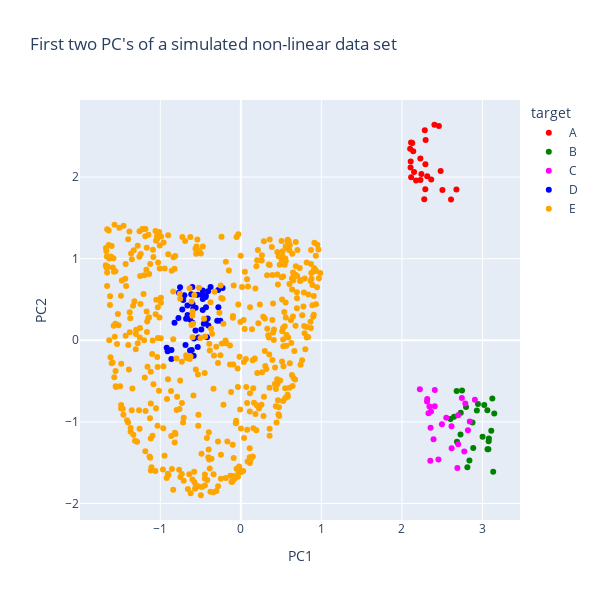

Write notebook code for a chart like this one.
### Markdown cell above
### 4. Create a 2D scatter plot of `PC1` against `PC2`

### Code cell
scatter(
    
    data_frame         = df_pc, 
    x                  = 'PC1', 
    y                  = 'PC2', 
    color              = 'target',
    color_discrete_map = dc_color,
    title              = "First two PC's of a simulated non-linear data set",
    width              = 600,
    height             = 600
)

### Figure 1 — Plotly figure (JSON) as saved in the notebook; plotly's stock layout.template omitted (floating-point values rounded to 4 significant figures; data arrays with more than 128 entries replaced by an {"elided": "..."} marker saying what was removed)
{"data": [{"hovertemplate": "target=A<br>PC1=%{x}<br>PC2=%{y}<extra></extra>", "legendgroup": "A", "marker": {"color": "red", "symbol": "circle"}, "mode": "markers", "name": "A", "orientation": "v", "showlegend": true, "type": "scatter", "x": [2.314, 2.459, 2.176, 2.108, 2.229, 2.364, 2.295, 2.503, 2.291, 2.277, 2.481, 2.113, 2.151, 2.14, 2.23, 2.677, 2.61, 2.241, 2.284, 2.102, 2.292, 2.403, 2.128, 2.114, 2.109], "xaxis": "x", "y": [2.011, 2.625, 1.958, 2.119, 2.229, 1.969, 2.455, 1.842, 1.849, 1.728, 2.075, 2.425, 2.063, 2.317, 1.963, 1.848, 1.725, 2.038, 2.572, 2.346, 2.157, 2.641, 2.417, 1.998, 2.19], "yaxis": "y"}, {"hovertemplate": "target=B<br>PC1=%{x}<br>PC2=%{y}<extra></extra>", "legendgroup": "B", "marker": {"color": "green", "symbol": "circle"}, "mode": "markers", "name": "B", "orientation": "v", "showlegend": true, "type": "scatter", "x": [2.746, 3.123, 2.886, 2.603, 2.93, 3.146, 2.648, 3.109, 3.063, 2.728, 3.077, 2.838, 2.812, 3.133, 3.08, 2.679, 3.073, 2.876, 2.944, 2.684, 2.73, 3.022, 3.061, 2.796, 3.001], "xaxis": "x", "y": [-0.6172, -0.7153, -1.322, -0.9653, -0.8606, -0.8977, -0.9374, -1.108, -1.336, -1.157, -1.239, -1.474, -1.555, -1.612, -1.203, -0.6228, -1.336, -1.007, -0.7815, -1.243, -0.8877, -0.7947, -0.8579, -0.8176, -1.183], "yaxis": "y"}, {"hovertemplate": "target=C<br>PC1=%{x}<br>PC2=%{y}<extra></extra>", "legendgroup": "C", "marker": {"color": "magenta", "symbol": "circle"}, "mode": "markers", "name": "C", "orientation": "v", "showlegend": true, "type": "scatter", "x": [2.689, 2.361, 2.352, 2.551, 2.698, 2.312, 2.787, 2.453, 2.356, 2.617, 2.497, 2.223, 2.314, 2.775, 2.842, 2.616, 2.82, 2.699, 2.406, 2.33, 2.408, 2.393, 2.906, 2.744, 2.342], "xaxis": "x", "y": [-1.567, -0.8742, -1.476, -0.9501, -0.9177, -0.7522, -0.7764, -1.462, -1.072, -1.325, -1.029, -0.6018, -0.7211, -1.362, -0.9967, -1.054, -1.104, -1.274, -0.8077, -0.8937, -0.6099, -1.213, -0.7308, -0.7089, -0.8132], "yaxis": "y"}, {"hovertemplate": "target=D<br>PC1=%{x}<br>PC2=%{y}<extra></extra>", "legendgroup": "D", "marker": {"color": "blue", "symbol": "circle"}, "mode": "markers", "name": "D", "orientation": "v", "showlegend": true, "type": "scatter", "x": [-0.4721, -0.4367, -0.3757, -0.727, -0.6291, -0.2552, -0.2266, -0.5368, -0.2789, -0.6004, -0.7007, -0.2807, -0.5352, -0.9092, -0.6, -0.5908, -0.5244, -0.663, -0.6799, -0.4325, -0.7542, -0.4066, -0.4726, -0.6022, -0.5617, -0.4597, -0.5855, -0.6869, -0.4199, -0.7148, -0.8617, -0.6151, -0.8235, -0.2932, -0.6309, -0.8625, -0.4119, -0.4909, -0.6098, -0.7746, -0.5817, -0.4371, -0.4355, -0.5628, -0.6617, -0.4035, -0.4731, -0.4812, -0.9202, -0.7686], "xaxis": "x", "y": [0.507, 0.2267, 0.6532, 0.3764, 0.2536, 0.2399, 0.6403, 0.5562, 0.4036, 0.2158, 0.5502, 0.615, -0.0815, -0.1359, 0.4455, 0.3851, 0.03269, 0.4272, 0.2638, 0.4059, 0.6482, 0.6007, 0.6101, 0.6521, 0.397, 0.2024, -0.1885, -0.0577, 0.03653, 0.4931, -0.1208, 0.564, 0.2155, 0.2397, -0.1265, -0.2299, 0.2662, 0.1325, -0.1181, 0.2738, 0.02193, 0.5308, 0.5476, 0.1188, 0.311, 0.1793, 0.3723, 0.5584, -0.0913, 0.5822], "yaxis": "y"}, {"hovertemplate": "target=E<br>PC1=%{x}<br>PC2=%{y}<extra></extra>", "legendgroup": "E", "marker": {"color": "orange", "symbol": "circle"}, "mode": "markers", "name": "E", "orientation": "v", "showlegend": true, "type": "scatter", "x": {"elided": "500 float values"}, "xaxis": "x", "y": {"elided": "500 float values"}, "yaxis": "y"}], "layout": {"height": 600, "legend": {"title": {"text": "target"}, "tracegroupgap": 0}, "title": {"text": "First two PC's of a simulated non-linear data set"}, "width": 600, "xaxis": {"anchor": "y", "domain": [0, 1], "title": {"text": "PC1"}}, "yaxis": {"anchor": "x", "domain": [0, 1], "title": {"text": "PC2"}}}}
